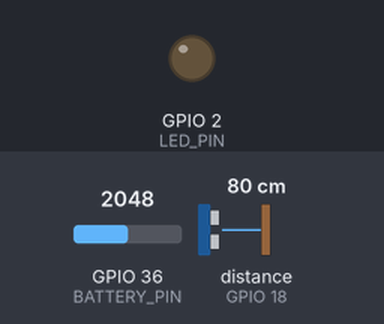
The sketch below on a simulated ESP32. On the bench: output pins drawn as LEDs (lit = HIGH). The inputs (shaded band) are chosen by the test bench; at power-on: GPIO 36 (BATTERY_PIN) = 2048, distance to the obstacle (sensor on GPIO 18) 80 cm. The echo pulse lasts 58.3 µs per cm; WiFi joins after 1.5 s; servers stay silent unless stated; uploads are accepted with an empty reply; random numbers use the default seed unless the sketch sets one; pins used as bus, display or sensor lines are not drawn; what the sketch prints to the serial monitor is not drawn.

Above: at 16.8 s.
At 31.1 s:
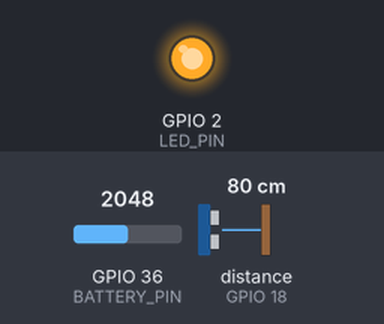
Timing chart, 0 to 43.3 s (numbered marks = the images above):
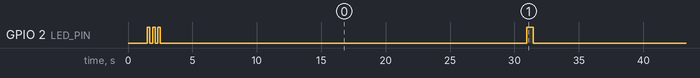

Measured:
- by itself, GPIO 2 (LED_PIN): goes LOW 0.20 s, HIGH 0.20 s, LOW 0.20 s, HIGH 0.20 s, 4 × (LOW 28.4 s, HIGH 0.50 s), then LOW

The sketch:

esp32_sensor_updated.ino
```cpp
/*
 * ESP32 Smart Waste Management Sensor
 *
 * Updated version with correct IP configuration
 * Compatible with Django REST API
 *
 * Features:
 * - WiFi connectivity
 * - Ultrasonic sensor for fill level detection
 * - Real-time data transmission to Django server
 * - Battery monitoring
 * - Signal strength reporting
 * - Error handling and retry logic
 *
 * Hardware: ESP32 + HC-SR04 Ultrasonic Sensor
 *
 * Author: Smart Waste Management System
 * Version: 2.0 (Updated IP Configuration)
 * Date: 2025
 */

#include <WiFi.h>
#include <HTTPClient.h>
#include <ArduinoJson.h>
#include <Wire.h>

// WiFi Configuration
const char* ssid = "YOUR_WIFI_SSID";           // ← Change to your WiFi name
const char* password = "YOUR_WIFI_PASSWORD";   // ← Change to your WiFi password

// Server Configuration - UPDATED IP ADDRESS
const char* server_url = "http://172.20.10.6:8000";  // ← Updated with your current IP
const char* sensor_endpoint = "/api/sensor-data/";

// Hardware Pins
const int TRIG_PIN = 5;    // Ultrasonic sensor trigger pin
const int ECHO_PIN = 18;   // Ultrasonic sensor echo pin
const int LED_PIN = 2;     // Built-in LED for status
const int BATTERY_PIN = A0; // Battery voltage reading pin

// Sensor Configuration
const int MAX_DISTANCE = 200;  // Maximum distance in cm (empty bin)
const int MIN_DISTANCE = 5;    // Minimum distance in cm (full bin)
const int SENSOR_HEIGHT = 30;  // Height of sensor from bin bottom in cm

// Timing Configuration
const unsigned long SEND_INTERVAL = 30000;  // Send data every 30 seconds
const unsigned long RETRY_DELAY = 5000;     // Retry delay on failure
const int MAX_RETRIES = 3;                  // Maximum retry attempts

// Global Variables
unsigned long lastSendTime = 0;
int retryCount = 0;
String sensorId = "ESP32_SENSOR_001";  // ← Change this for each sensor
String binId = "BIN001";               // ← Change this for each bin

// Bin Location (Update for each sensor)
float binLatitude = 4.0725;   // ← Update with actual bin coordinates
float binLongitude = 9.7634;  // ← Update with actual bin coordinates

void setup() {
  Serial.begin(115200);
  Serial.println("🚀 ESP32 Smart Waste Sensor Starting...");

  // Initialize hardware
  pinMode(TRIG_PIN, OUTPUT);
  pinMode(ECHO_PIN, INPUT);
  pinMode(LED_PIN, OUTPUT);

  // Initialize WiFi
  connectToWiFi();

  // Blink LED to indicate startup
  blinkLED(3, 200);

  Serial.println("✅ Setup completed successfully!");
}

void loop() {
  // Check WiFi connection
  if (WiFi.status() != WL_CONNECTED) {
    Serial.println("❌ WiFi disconnected, reconnecting...");
    connectToWiFi();
    return;
  }

  // Send sensor data at intervals
  if (millis() - lastSendTime >= SEND_INTERVAL) {
    sendSensorData();
    lastSendTime = millis();
  }

  // Small delay to prevent overwhelming the system
  delay(1000);
}

void connectToWiFi() {
  Serial.print("📡 Connecting to WiFi: ");
  Serial.println(ssid);

  WiFi.begin(ssid, password);

  int attempts = 0;
  while (WiFi.status() != WL_CONNECTED && attempts < 20) {
    delay(500);
    Serial.print(".");
    attempts++;
  }

  if (WiFi.status() == WL_CONNECTED) {
    Serial.println();
    Serial.println("✅ WiFi connected successfully!");
    Serial.print("📡 IP Address: ");
    Serial.println(WiFi.localIP());
    Serial.print("📡 Signal Strength: ");
    Serial.print(WiFi.RSSI());
    Serial.println(" dBm");
  } else {
    Serial.println();
    Serial.println("❌ WiFi connection failed!");
    blinkLED(5, 100); // Rapid blinking for error
  }
}

float readFillLevel() {
  // Send ultrasonic pulse
  digitalWrite(TRIG_PIN, LOW);
  delayMicroseconds(2);
  digitalWrite(TRIG_PIN, HIGH);
  delayMicroseconds(10);
  digitalWrite(TRIG_PIN, LOW);

  // Read echo
  long duration = pulseIn(ECHO_PIN, HIGH);

  // Calculate distance
  float distance = duration * 0.034 / 2; // Speed of sound = 340 m/s

  // Convert distance to fill level percentage
  float fillLevel = 0;
  if (distance >= MAX_DISTANCE) {
    fillLevel = 0; // Empty bin
  } else if (distance <= MIN_DISTANCE) {
    fillLevel = 100; // Full bin
  } else {
    // Linear interpolation between empty and full
    fillLevel = ((MAX_DISTANCE - distance) / (MAX_DISTANCE - MIN_DISTANCE)) * 100;
  }

  // Ensure fill level is within bounds
  fillLevel = constrain(fillLevel, 0, 100);

  Serial.print("📏 Distance: ");
  Serial.print(distance);
  Serial.print(" cm, Fill Level: ");
  Serial.print(fillLevel);
  Serial.println("%");

  return fillLevel;
}

float readBatteryLevel() {
  // Read battery voltage (assuming voltage divider)
  int rawValue = analogRead(BATTERY_PIN);
  float voltage = (rawValue / 4095.0) * 3.3 * 2; // Assuming 2:1 voltage divider

  // Convert to percentage (assuming 3.7V = 100%, 3.0V = 0%)
  float batteryPercent = ((voltage - 3.0) / (3.7 - 3.0)) * 100;
  batteryPercent = constrain(batteryPercent, 0, 100);

  Serial.print("🔋 Battery: ");
  Serial.print(voltage);
  Serial.print("V (");
  Serial.print(batteryPercent);
  Serial.println("%)");

  return batteryPercent;
}

void sendSensorData() {
  Serial.println("📤 Sending sensor data...");

  // Read sensor values
  float fillLevel = readFillLevel();
  float batteryLevel = readBatteryLevel();
  int signalStrength = WiFi.RSSI();

  // Create JSON payload
  DynamicJsonDocument doc(1024);
  doc["sensor_id"] = sensorId;
  doc["bin_id"] = binId;
  doc["fill_level"] = fillLevel;
  doc["latitude"] = binLatitude;
  doc["longitude"] = binLongitude;
  doc["organic_percentage"] = random(30, 60);  // Simulated waste composition
  doc["plastic_percentage"] = random(20, 40);
  doc["metal_percentage"] = random(10, 30);
  doc["sensor_status"] = "ONLINE";
  doc["battery_level"] = batteryLevel;
  doc["signal_strength"] = signalStrength;
  doc["temperature"] = random(20, 35);  // Simulated temperature
  doc["humidity"] = random(40, 80);     // Simulated humidity

  String jsonString;
  serializeJson(doc, jsonString);

  Serial.println("📊 Data to send:");
  Serial.println(jsonString);

  // Send HTTP POST request
  HTTPClient http;
  String url = String(server_url) + String(sensor_endpoint);

  http.begin(url);
  http.addHeader("Content-Type", "application/json");

  int httpResponseCode = http.POST(jsonString);

  if (httpResponseCode > 0) {
    String response = http.getString();
    Serial.print("✅ HTTP Response Code: ");
    Serial.println(httpResponseCode);
    Serial.print("📥 Response: ");
    Serial.println(response);

    // Success - reset retry count and blink LED
    retryCount = 0;
    blinkLED(1, 500);

  } else {
    Serial.print("❌ HTTP Error: ");
    Serial.println(httpResponseCode);
    Serial.print("❌ Error: ");
    Serial.println(http.errorToString(httpResponseCode));

    // Increment retry count
    retryCount++;

    if (retryCount >= MAX_RETRIES) {
      Serial.println("❌ Max retries reached, waiting before next attempt...");
      retryCount = 0;
      delay(RETRY_DELAY * 2); // Longer delay after max retries
    } else {
      delay(RETRY_DELAY);
    }

    // Blink LED for error
    blinkLED(2, 200);
  }

  http.end();
}

void blinkLED(int times, int delayMs) {
  for (int i = 0; i < times; i++) {
    digitalWrite(LED_PIN, HIGH);
    delay(delayMs);
    digitalWrite(LED_PIN, LOW);
    delay(delayMs);
  }
}

// Function to update sensor configuration (call from setup if needed)
void updateSensorConfig(String newSensorId, String newBinId, float newLat, float newLon) {
  sensorId = newSensorId;
  binId = newBinId;
  binLatitude = newLat;
  binLongitude = newLon;

  Serial.println("🔧 Sensor configuration updated:");
  Serial.print("   Sensor ID: ");
  Serial.println(sensorId);
  Serial.print("   Bin ID: ");
  Serial.println(binId);
  Serial.print("   Location: ");
  Serial.print(binLatitude);
  Serial.print(", ");
  Serial.println(binLongitude);
}
```
